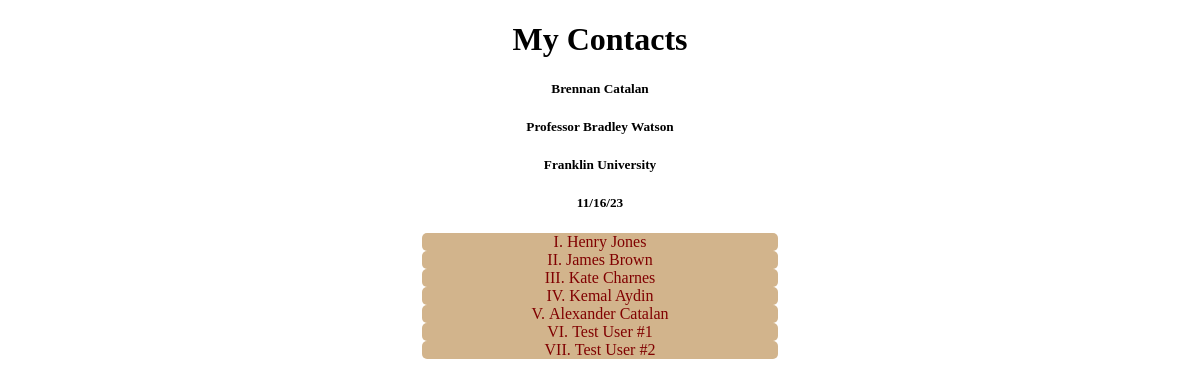
The app's page /, older data.
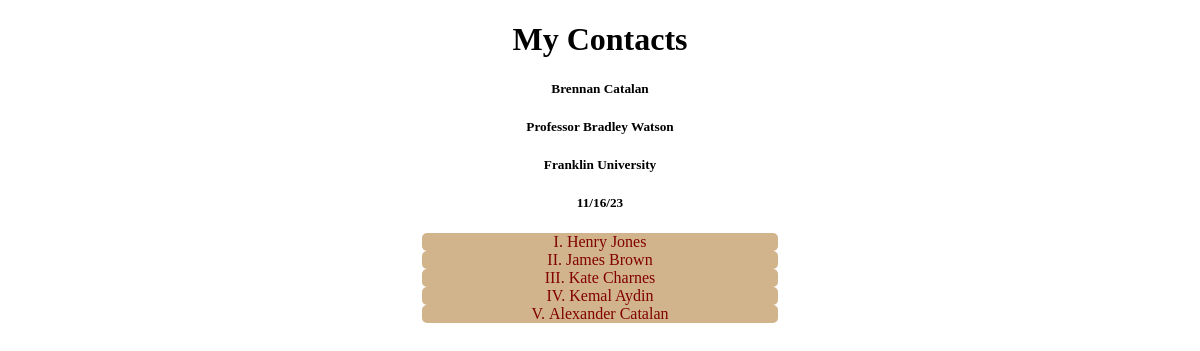
The same page, newer data.
### mycontactapp/models.py (models this page shows)
class Contact(models.Model):
    first_name = models.CharField(max_length=100)
    last_name = models.CharField(max_length=100)
    email = models.EmailField(max_length=150)

### mycontactapp/views.py (the view)
# urls.py: path('',views.index, name='index')
def index(request):
    all_contacts = Contact.objects.all()
    return render(request, 'index.html', {'contacts':all_contacts})

### mycontactapp/templates/index.html (shortened to what this page needs)
<!DOCTYPE html>
<html lang = "en">
<head>
{%load static%}
  <link rel="stylesheet" href='{% static 'styles.css' %}' />
</head>
<body>
<h1>My Contacts</h1>
<h5>Brennan Catalan</h5>
<h5>Professor Bradley Watson</h5>
<h5>Franklin University</h5>
<h5>11/16/23</h5>
{%for contact in contacts%}
<li> {{contact.first_name}}  {{contact.last_name}}</li>
{%endfor%}
</body>
</html>

Row changes from the older to the newer data that the page shows:
removed Contact: first_name "Test User", last_name "#1"
removed Contact: first_name "Test User", last_name "#2"
